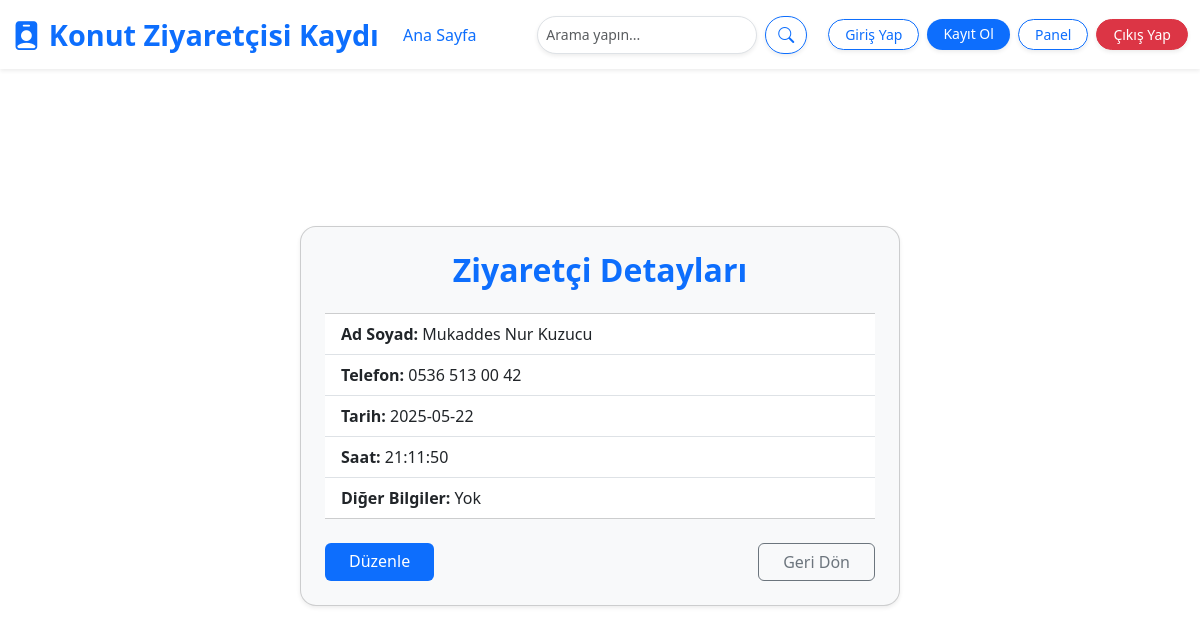
/visitor_info/56 (signed in), run on the app's committed database.
### models.py (models this page shows)
class Visitor(db.Model):
    __tablename__ = 'visitor'
    __table_args__ = {'extend_existing': True}
    id = db.Column(db.Integer, primary_key=True)
    name = db.Column(db.String(100), nullable=False)
    surname = db.Column(db.String(100), nullable=False)
    phone = db.Column(db.String(15), nullable=False)
    date = db.Column(db.Date, nullable=False)
    time = db.Column(db.Time, nullable=False)
    other_data = db.Column(db.Text, nullable=True)

### app.py (the view)
@app.route('/visitor_info/<int:id>')
@login_required
def visitor_info(id):
    visitor = Visitor.query.get_or_404(id)
    return render_template('visitor_info.html', visitor=visitor)

### app.py (called while the page is built)
@login_manager.user_loader
def load_user(user_id):
    return User.query.get(int(user_id))

### templates/visitor_info.html
{% extends "base.html" %}
{% block page_class %}visitordetail-background{% endblock %}
{% block content %}
<div class="container py-5 d-flex justify-content-center align-items-center" style="min-height: 80vh;">
    <div class="card shadow-sm p-4 rounded-4" style="max-width: 600px; width: 100%; background-color: #f8f9fa;">
        <h2 class="mb-4 text-center text-primary fw-bold">Ziyaretçi Detayları</h2>
        <ul class="list-group list-group-flush mb-4">
            <li class="list-group-item"><strong>Ad Soyad:</strong> {{ visitor.name }} {{ visitor.surname }}</li>
            <li class="list-group-item"><strong>Telefon:</strong> {{ visitor.phone }}</li>
            <li class="list-group-item"><strong>Tarih:</strong> {{ visitor.date }}</li>
            <li class="list-group-item"><strong>Saat:</strong> {{ visitor.time.strftime('%H:%M:%S') }}</li>
            <li class="list-group-item"><strong>Diğer Bilgiler:</strong> {{ visitor.other_data or "Yok" }}</li>
        </ul>
        <div class="d-flex justify-content-between">
            <a href="/editvisitor/{{ visitor.id }}" class="btn btn-primary px-4">Düzenle</a>
            <a href="/dashboard" class="btn btn-outline-secondary px-4">Geri Dön</a>
        </div>
    </div>
</div>
{% endblock %}

### static/styles.css (style rules this page uses)
.visitordetail-background { background-image: url('/static/img/victor-sutty-5vYJJ2khdj8-unsplash1.png'); background-size: cover; background-position: center; background-repeat: no-repeat; background-attachment: fixed; }
.btn-primary { background-color: #0d6efd; border: none; }
.shadow-sm { box-shadow: 0 4px 10px rgba(0, 0, 0, 0.1); }

### data on the page
Visitor: name "Mukaddes", surname "Nur Kuzucu", phone "0536 513 00 42", date "2025-05-22", time "21:11:50", other_data "Yok"
